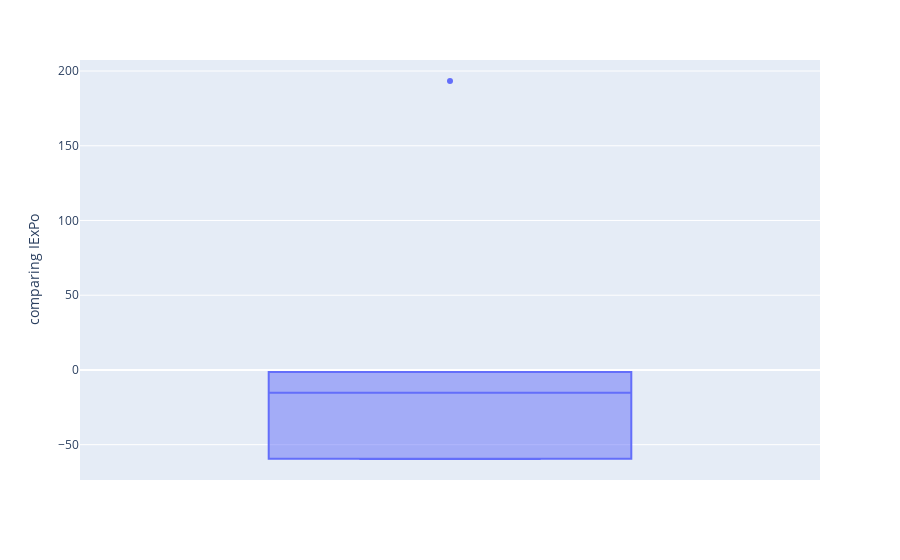

Notebook cell for this chart:
### Code cell
# Plotting 
px.box(housebuilding, y='comparing IExPo')

### Figure 1 — Plotly figure (JSON) as saved in the notebook; plotly's stock layout.template omitted (floating-point values rounded to 4 significant figures)
{"data": [{"alignmentgroup": "True", "hovertemplate": "comparing IExPo=%{y}<extra></extra>", "legendgroup": "", "marker": {"color": "#636efa"}, "name": "", "notched": false, "offsetgroup": "", "orientation": "v", "showlegend": false, "type": "box", "x0": " ", "xaxis": "x", "y": [-22.27, -1.382, -59.36, -59.6, 193.3, -8.106], "y0": " ", "yaxis": "y"}], "layout": {"boxmode": "group", "legend": {"tracegroupgap": 0}, "margin": {"t": 60}, "xaxis": {"anchor": "y", "domain": [0, 1]}, "yaxis": {"anchor": "x", "domain": [0, 1], "title": {"text": "comparing IExPo"}}}}
